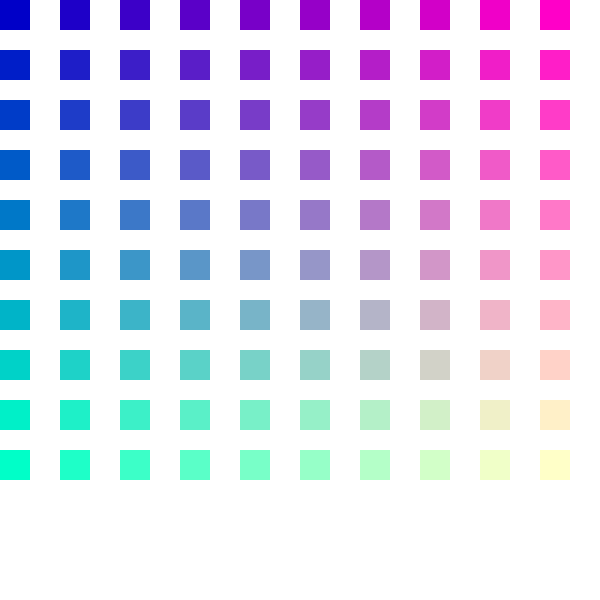
Frame 1 (no input)
Frame 60 (no input): identical to frame 1, image omitted
Frame 120 (the mouse pressed at the canvas centre since frame 60): identical to frame 1, image omitted

The p5.js sketch that drew this single still picture (run headless with seeded random() and noise() and a simulated clock; from frame 60 on, the mouse is pressed at the canvas centre):

// p5.js sketch
// ── sketch.js
function setup() {
	createCanvas(600, 600);
}

function draw() {

for (var i = 0; i < 10; i++) {// horizontal 
	for (var j = 0; j < 10; j++) {
	noStroke();
	fill(i*30, j*30, 200);
	rect(i*60, j*50, 30, 30);
	}
	}


}
